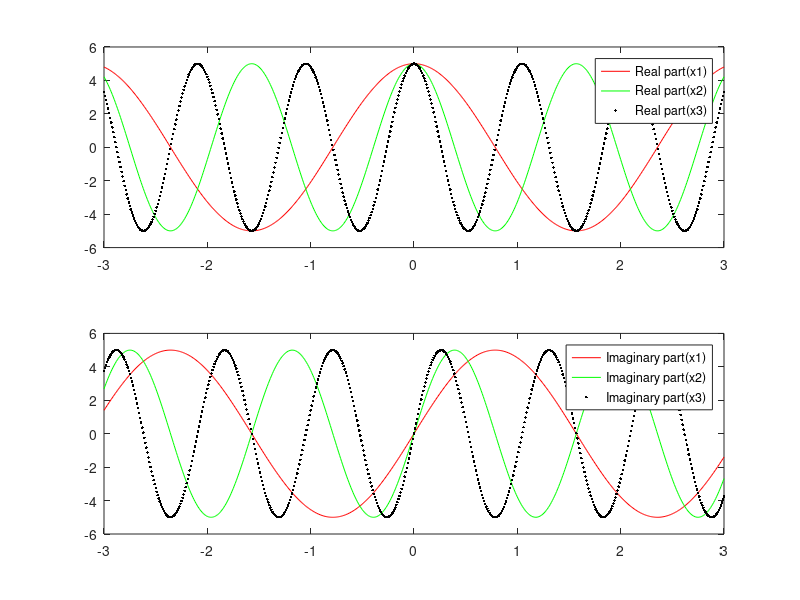

Here is the MATLAB script that generated this plot:
A=5;
wo=2;
t=-3:0.01:3;
x1=A*exp(j*wo*t);
x2=A*exp(j*2*wo*t);
x3=A*exp(j*3*wo*t);
subplot(211);
plot(t,real(x1),'r-',t,real(x2),'g-',t,real(x3),'k.');
legend('Real part(x1)','Real part(x2)','Real part(x3)');
subplot(212);
plot(t,imag(x1),'r-',t,imag(x2),'g-',t,imag(x3),'k.');
legend('Imaginary part(x1)','Imaginary part(x2)','Imaginary part(x3)');